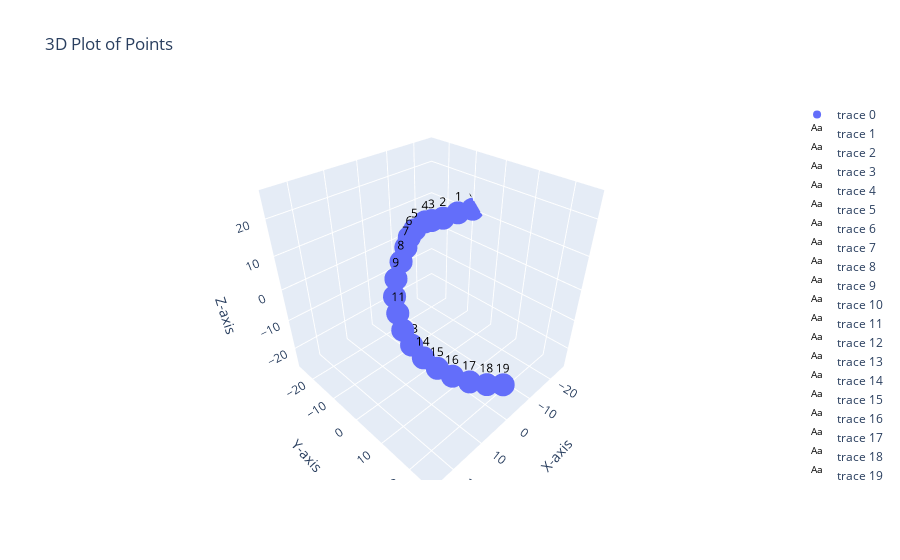

Notebook code for this chart:
### Markdown cell above
I check that I get the same 3D plot with my own MDSing and the MDS I got online. 

Fndamentally, it all comes from me not getting the same X matrix

### Code cell
N=20
dab=np.zeros((N,N))
for i in range(N):
    for j in range(N):
        dab[i][j]=abs(i-j)

#dab += np.random.randn(N, N)/10
plt.imshow(dab, cmap='hot', interpolation='nearest')
plt.title("Heat map of d")
plt.colorbar()
plt.show()

mapData(dab)

### Figure 1 — Plotly figure (JSON) as saved in the notebook; plotly's stock layout.template omitted (floating-point values rounded to 4 significant figures)
{"data": [{"mode": "markers", "type": "scatter3d", "x": [-25.85, -22.35, -18.43, -14.15, -10.11, -5.891, -2.063, 1.424, 4.724, 7.49, 9.463, 10.87, 11.27, 10.96, 10.23, 9.294, 8.581, 6.042, 4.691, 3.796], "y": [-9.33, -11.86, -13.93, -14.26, -12.69, -12.35, -10.29, -7.798, -6.045, -5.037, -3.558, -0.9653, 1.104, 3.835, 7.253, 11.18, 15.6, 18.97, 23.12, 27.04], "z": [10.79, 9.974, 8.942, 9.61, 11.22, 10.51, 10.54, 9.956, 7.96, 4.634, 1.019, -1.981, -5.884, -9.282, -11.81, -13.31, -13.35, -14.7, -13.53, -11.3]}, {"hoverinfo": "none", "mode": "text", "text": "0", "textfont": {"color": "black", "size": 12}, "type": "scatter3d", "x": [-25.85], "y": [-9.33], "z": [10.79]}, {"hoverinfo": "none", "mode": "text", "text": "1", "textfont": {"color": "black", "size": 12}, "type": "scatter3d", "x": [-22.35], "y": [-11.86], "z": [9.974]}, {"hoverinfo": "none", "mode": "text", "text": "2", "textfont": {"color": "black", "size": 12}, "type": "scatter3d", "x": [-18.43], "y": [-13.93], "z": [8.942]}, {"hoverinfo": "none", "mode": "text", "text": "3", "textfont": {"color": "black", "size": 12}, "type": "scatter3d", "x": [-14.15], "y": [-14.26], "z": [9.61]}, {"hoverinfo": "none", "mode": "text", "text": "4", "textfont": {"color": "black", "size": 12}, "type": "scatter3d", "x": [-10.11], "y": [-12.69], "z": [11.22]}, {"hoverinfo": "none", "mode": "text", "text": "5", "textfont": {"color": "black", "size": 12}, "type": "scatter3d", "x": [-5.891], "y": [-12.35], "z": [10.51]}, {"hoverinfo": "none", "mode": "text", "text": "6", "textfont": {"color": "black", "size": 12}, "type": "scatter3d", "x": [-2.063], "y": [-10.29], "z": [10.54]}, {"hoverinfo": "none", "mode": "text", "text": "7", "textfont": {"color": "black", "size": 12}, "type": "scatter3d", "x": [1.424], "y": [-7.798], "z": [9.956]}, {"hoverinfo": "none", "mode": "text", "text": "8", "textfont": {"color": "black", "size": 12}, "type": "scatter3d", "x": [4.724], "y": [-6.045], "z": [7.96]}, {"hoverinfo": "none", "mode": "text", "text": "9", "textfont": {"color": "black", "size": 12}, "type": "scatter3d", "x": [7.49], "y": [-5.037], "z": [4.634]}, {"hoverinfo": "none", "mode": "text", "text": "10", "textfont": {"color": "black", "size": 12}, "type": "scatter3d", "x": [9.463], "y": [-3.558], "z": [1.019]}, {"hoverinfo": "none", "mode": "text", "text": "11", "textfont": {"color": "black", "size": 12}, "type": "scatter3d", "x": [10.87], "y": [-0.9653], "z": [-1.981]}, {"hoverinfo": "none", "mode": "text", "text": "12", "textfont": {"color": "black", "size": 12}, "type": "scatter3d", "x": [11.27], "y": [1.104], "z": [-5.884]}, {"hoverinfo": "none", "mode": "text", "text": "13", "textfont": {"color": "black", "size": 12}, "type": "scatter3d", "x": [10.96], "y": [3.835], "z": [-9.282]}, {"hoverinfo": "none", "mode": "text", "text": "14", "textfont": {"color": "black", "size": 12}, "type": "scatter3d", "x": [10.23], "y": [7.253], "z": [-11.81]}, {"hoverinfo": "none", "mode": "text", "text": "15", "textfont": {"color": "black", "size": 12}, "type": "scatter3d", "x": [9.294], "y": [11.18], "z": [-13.31]}, {"hoverinfo": "none", "mode": "text", "text": "16", "textfont": {"color": "black", "size": 12}, "type": "scatter3d", "x": [8.581], "y": [15.6], "z": [-13.35]}, {"hoverinfo": "none", "mode": "text", "text": "17", "textfont": {"color": "black", "size": 12}, "type": "scatter3d", "x": [6.042], "y": [18.97], "z": [-14.7]}, {"hoverinfo": "none", "mode": "text", "text": "18", "textfont": {"color": "black", "size": 12}, "type": "scatter3d", "x": [4.691], "y": [23.12], "z": [-13.53]}, {"hoverinfo": "none", "mode": "text", "text": "19", "textfont": {"color": "black", "size": 12}, "type": "scatter3d", "x": [3.796], "y": [27.04], "z": [-11.3]}], "layout": {"scene": {"aspectmode": "cube", "xaxis": {"range": [-27.04, 27.04], "title": {"text": "X-axis"}}, "yaxis": {"range": [-27.04, 27.04], "title": {"text": "Y-axis"}}, "zaxis": {"range": [-27.04, 27.04], "title": {"text": "Z-axis"}}}, "title": {"text": "3D Plot of Points"}}}
